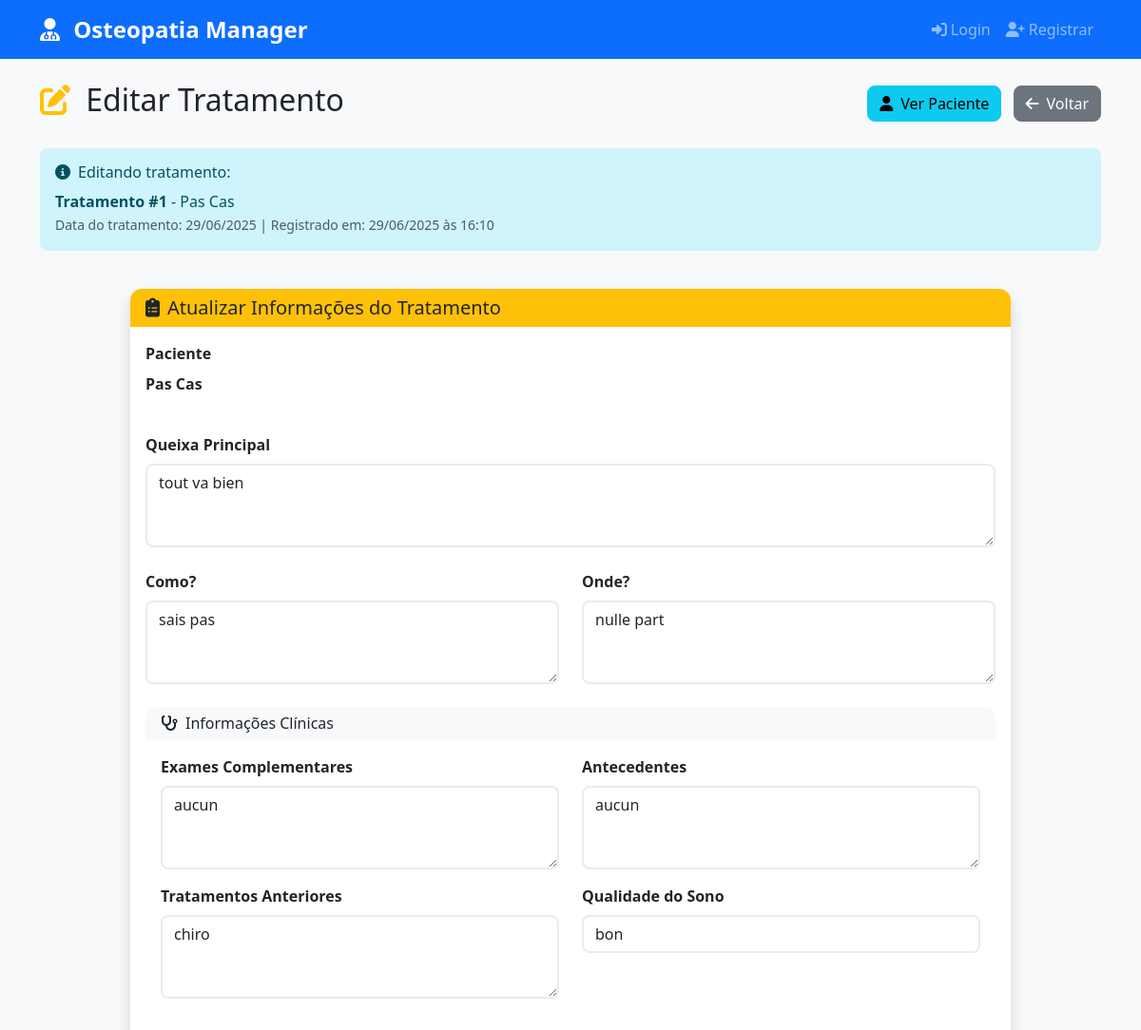
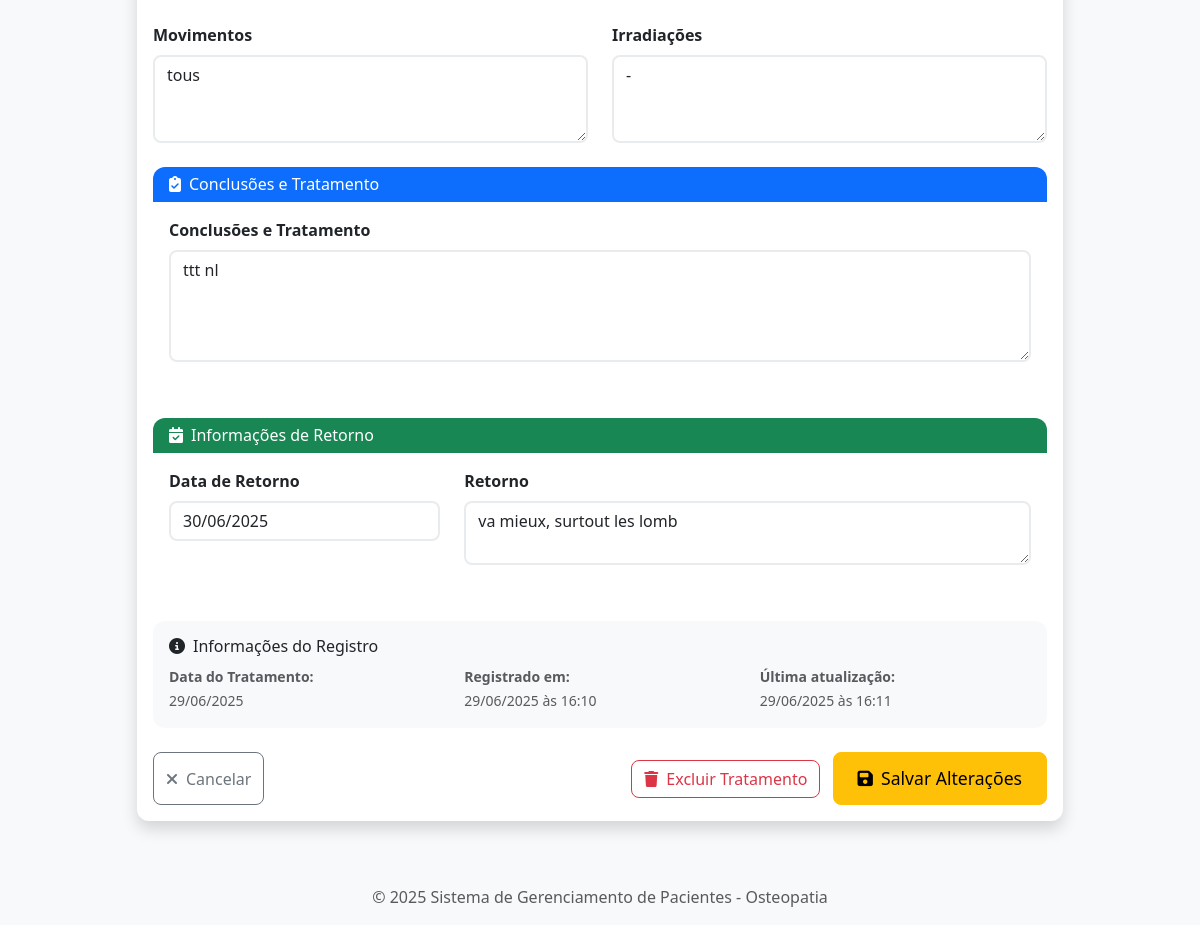
The page /editar-tratamento/1 on the database its author committed (2 pictures, top to bottom).
### database/models.py (models this page shows, shortened)
class Tratamento(db.Model):
    __tablename__ = 'tratamentos'
    id = db.Column(db.Integer, primary_key=True)
    paciente_id = db.Column(db.Integer, db.ForeignKey('pacientes.id'), nullable=False)
    user_id = db.Column(db.Integer, db.ForeignKey('user.id'), nullable=False)
    user = db.relationship('User', backref='tratamentos')
    nome_completo = db.Column(db.String(200), nullable=False)
    data_tratamento = db.Column(db.Date, nullable=False, default=datetime.utcnow().date())
    queixa_principal = db.Column(db.Text)
    como = db.Column(db.Text)
    onde = db.Column(db.Text)
    exames_complementares = db.Column(db.Text)
    antecedentes = db.Column(db.Text)
    tratamentos_anteriores = db.Column(db.Text)
    qualidade_sono = db.Column(db.String(100))
    movimentos = db.Column(db.Text)
    irradiacoes = db.Column(db.Text)
    conclusoes_tratamento = db.Column(db.Text)
    data_retorno = db.Column(db.Date)
    retorno = db.Column(db.Text)
    created_at = db.Column(db.DateTime, default=datetime.utcnow)
    updated_at = db.Column(db.DateTime, default=datetime.utcnow, onupdate=datetime.utcnow)

### app.py (the view, shortened to what this page needs)
@app.route('/editar-tratamento/<int:id>', methods=['GET', 'POST'])
def editar_tratamento(id):
    tratamento = Tratamento.query.get_or_404(id)
    form = TratamentoForm(obj=tratamento)
    return render_template('editar_tratamento.html', form=form, tratamento=tratamento)

### app.py (called while the page is built)
@app.context_processor
def inject_today():
    return {'today': date.today()}

### templates/editar_tratamento.html (shortened to what this page needs)
{% extends "base.html" %}
{% block content %}
<div class="row">
    <div class="col-12">
        <div class="d-flex justify-content-between align-items-center mb-4">
            <h2>
                <i class="fas fa-edit me-2 text-warning"></i>
                Editar Tratamento
            </h2>
            <div>
                <a href="{{ url_for('perfil_paciente', id=tratamento.paciente_id) }}" class="btn btn-info me-2">
                    <i class="fas fa-user me-2"></i>Ver Paciente
                </a>
                <a href="{{ url_for('tratamentos') }}" class="btn btn-secondary">
                    <i class="fas fa-arrow-left me-2"></i>Voltar
                </a>
            </div>
        </div>
    </div>
</div>
<div class="row mb-4">
    <div class="col-12">
        <div class="alert alert-info">
            <h6 class="mb-2">
                <i class="fas fa-info-circle me-2"></i>Editando tratamento:
            </h6>
            <strong>Tratamento #{{ tratamento.id }}</strong> - {{ tratamento.nome_completo }}
            <br>
            <small class="text-muted">
                Data do tratamento: {{ tratamento.data_tratamento.strftime('%d/%m/%Y') }}
                {% if tratamento.created_at %}
                | Registrado em: {{ tratamento.created_at.strftime('%d/%m/%Y às %H:%M') }}
                {% endif %}
            </small>
        </div>
    </div>
</div>
<div class="row justify-content-center">
    <div class="col-lg-10">
        <div class="card shadow">
            <div class="card-header bg-warning text-dark">
                <h5 class="mb-0">
                    <i class="fas fa-clipboard-list me-2"></i>Atualizar Informações do Tratamento
                </h5>
            </div>
            <div class="card-body">
                <form method="POST" id="editarTratamentoForm">
                    <div class="row mb-4">
                        <div class="col-12">
                            <label class="form-label">Paciente</label>
                            <p class="form-control-static"><strong>{{ tratamento.nome_completo }}</strong></p>
                        </div>
                    </div>
                    <div class="mb-4">
                        {{ form.queixa_principal.label(class="form-label") }}
                        {{ form.queixa_principal(class="form-control", rows="3", placeholder="Descreva a queixa principal do paciente...") }}
                    </div>
                    <div class="row mb-4">
                        <div class="col-md-6">
                            {{ form.como.label(class="form-label") }}
                            {{ form.como(class="form-control", rows="3", placeholder="Como aconteceu? Descreva as circunstâncias...") }}
                        </div>
                        <div class="col-md-6">
                            {{ form.onde.label(class="form-label") }}
                            {{ form.onde(class="form-control", rows="3", placeholder="Onde dói? Localização da dor...") }}
                        </div>
                    </div>
                    <div class="card mb-4">
                        <div class="card-header bg-light">
                            <h6 class="mb-0">
                                <i class="fas fa-stethoscope me-2"></i>Informações Clínicas
                            </h6>
                        </div>
                        <div class="card-body">
                            <div class="row">
                                <div class="col-md-6 mb-3">
                                    {{ form.exames_complementares.label(class="form-label") }}
                                    {{ form.exames_complementares(class="form-control", rows="3", placeholder="Exames realizados, resultados...") }}
                                </div>
                                <div class="col-md-6 mb-3">
                                    {{ form.antecedentes.label(class="form-label") }}
                                    {{ form.antecedentes(class="form-control", rows="3", placeholder="Histórico médico, cirurgias anteriores...") }}
                                </div>
                            </div>
                            <div class="row">
                                <div class="col-md-6 mb-3">
                                    {{ form.tratamentos_anteriores.label(class="form-label") }}
                                    {{ form.tratamentos_anteriores(class="form-control", rows="3", placeholder="Tratamentos já realizados...") }}
                                </div>
                                <div class="col-md-6 mb-3">
                                    {{ form.qualidade_sono.label(class="form-label") }}
                                    {{ form.qualidade_sono(class="form-control", placeholder="Ex: Boa, Regular, Ruim, Insônia...") }}
                                </div>
                            </div>
                        </div>
                    </div>
                    <div class="row mb-4">
                        <div class="col-md-6">
                            {{ form.movimentos.label(class="form-label") }}
                            {{ form.movimentos(class="form-control", rows="3", placeholder="Movimentos que causam ou aliviam a dor...") }}
                        </div>
                        <div class="col-md-6">
                            {{ form.irradiacoes.label(class="form-label") }}
                            {{ form.irradiacoes(class="form-control", rows="3", placeholder="Para onde a dor irradia...") }}
                        </div>
                    </div>
                    <div class="card mb-4">
                        <div class="card-header bg-primary text-white">
                            <h6 class="mb-0">
                                <i class="fas fa-clipboard-check me-2"></i>Conclusões e Tratamento
                            </h6>
                        </div>
                        <div class="card-body">
                            <div class="mb-3">
                                {{ form.conclusoes_tratamento.label(class="form-label") }}
                                {{ form.conclusoes_tratamento(class="form-control", rows="4", placeholder="Diagnóstico, técnicas aplicadas, orientações...") }}
                            </div>
                        </div>
                    </div>
                    <div class="card mb-4">
                        <div class="card-header bg-success text-white">
                            <h6 class="mb-0">
                                <i class="fas fa-calendar-check me-2"></i>Informações de Retorno
                            </h6>
                        </div>
                        <div class="card-body">
                            <div class="row">
                                <div class="col-md-4 mb-3">
                                    {{ form.data_retorno.label(class="form-label") }}
                                    {{ form.data_retorno(class="form-control future-date-picker", type="text") }}
                                </div>
                                <div class="col-md-8 mb-3">
                                    {{ form.retorno.label(class="form-label") }}
                                    {{ form.retorno(class="form-control", rows="2", placeholder="Observações sobre o retorno, exercícios recomendados...") }}
                                </div>
                            </div>
                        </div>
                    </div>
                    <div class="card bg-light mb-4">
                        <div class="card-body">
                            <h6 class="card-title">
                                <i class="fas fa-info-circle me-2"></i>Informações do Registro
                            </h6>
                            <div class="row">
                                <div class="col-md-4">
                                    <small class="text-muted">
                                        <strong>Data do Tratamento:</strong><br>
                                        {{ tratamento.data_tratamento.strftime('%d/%m/%Y') }}
                                    </small>
                                </div>
                                <div class="col-md-4">
                                    <small class="text-muted">
                                        <strong>Registrado em:</strong><br>
                                        {{ tratamento.created_at.strftime('%d/%m/%Y às %H:%M') if tratamento.created_at }}
                                    </small>
                                </div>
                                <div class="col-md-4">
                                    <small class="text-muted">
                                        <strong>Última atualização:</strong><br>
                                        {{ tratamento.updated_at.strftime('%d/%m/%Y às %H:%M') if tratamento.updated_at }}
                                    </small>
                                </div>
                            </div>
                        </div>
                    </div>
                    <div class="d-flex justify-content-between">
                        <button type="button" class="btn btn-outline-secondary" onclick="history.back()">
                            <i class="fas fa-times me-2"></i>Cancelar
                        </button>
                        <div>
                            <button type="button" class="btn btn-outline-danger me-2"
                                    data-bs-toggle="modal" data-bs-target="#deleteModal">
                                <i class="fas fa-trash me-2"></i>Excluir Tratamento
                            </button>
                            <button type="submit" class="btn btn-warning btn-lg">
                                <i class="fas fa-save me-2"></i>Salvar Alterações
                            </button>
                        </div>
                    </div>
                </form>
            </div>
        </div>
    </div>
</div>
{% endblock %}

### static/css/style.css (style rules this page uses)
:root { --primary-color: #0d6efd; --success-color: #198754; --info-color: #0dcaf0; --warning-color: #ffc107; --danger-color: #dc3545; --secondary-color: #6c757d; --light-color: #f8f9fa; --dark-color: #212529; }
body { font-family: 'Segoe UI', Tahoma, Geneva, Verdana, sans-serif; background-color: #f8f9fa; }
.btn { border-radius: 8px; font-weight: 500; transition: all 0.2s ease-in-out; }
.btn-lg { padding: 12px 24px; font-size: 1.1rem; }
.card { border: none; border-radius: 12px; overflow: hidden; }
.card-header { border-bottom: none; font-weight: 600; }
.form-control, .form-select { border-radius: 8px; border: 2px solid #e9ecef; transition: border-color 0.2s ease-in-out; }
.form-label { font-weight: 600; color: var(--dark-color); margin-bottom: 8px; }
.alert { border: none; border-radius: 8px; font-weight: 500; }

### rows shown on the page
Tratamento: id "1", nome_completo "Pas Cas", data_tratamento "29/06/2025", created_at "29/06/2025 às 16:10", queixa_principal "tout va bien", como "sais pas", onde "nulle part", exames_complementares "aucun", antecedentes "aucun", tratamentos_anteriores "chiro", qualidade_sono "bon", movimentos "tous", irradiacoes "-", conclusoes_tratamento "ttt nl", data_retorno "30/06/2025", retorno "va mieux, surtout les lomb", updated_at "29/06/2025 às 16:11"
